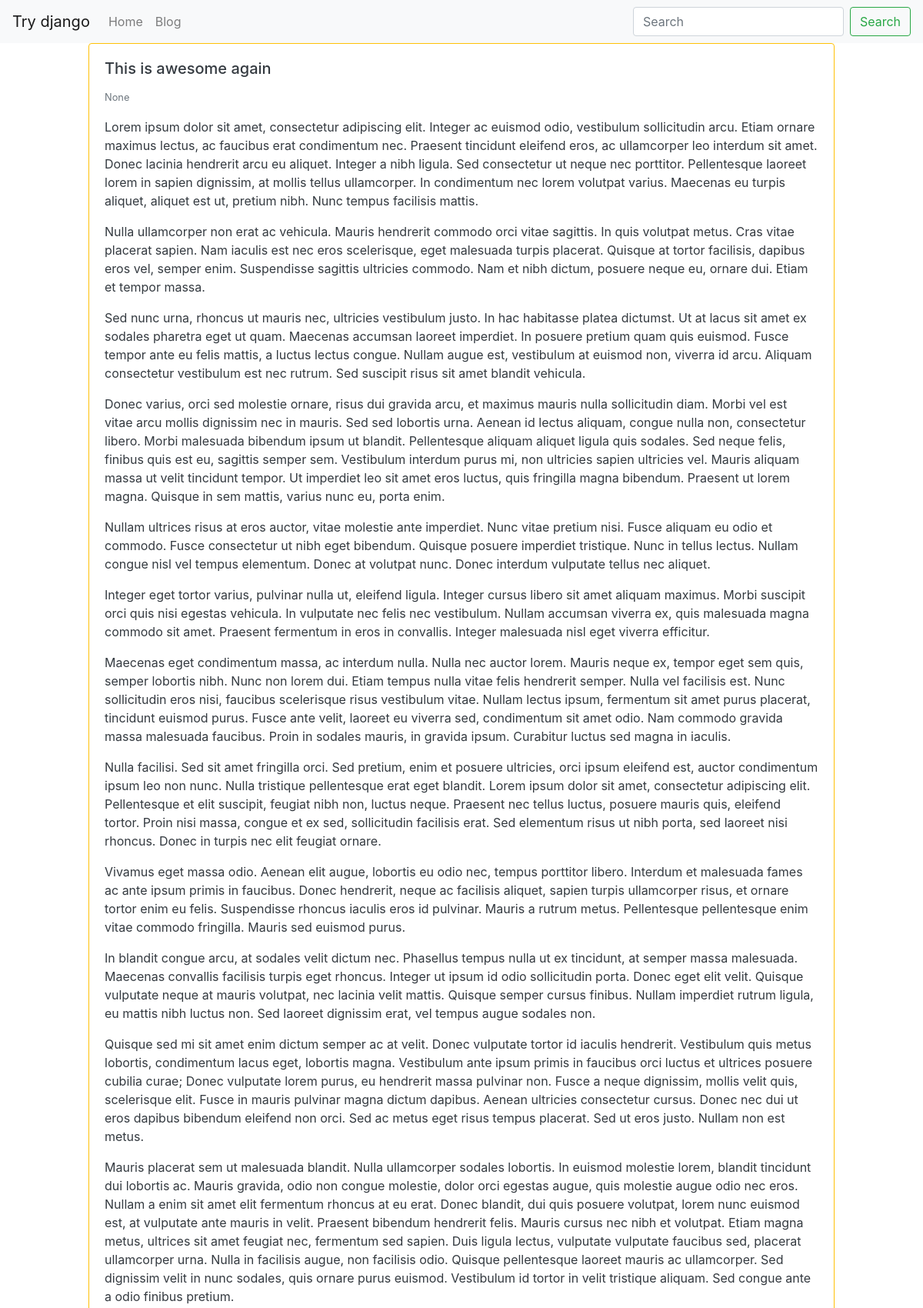
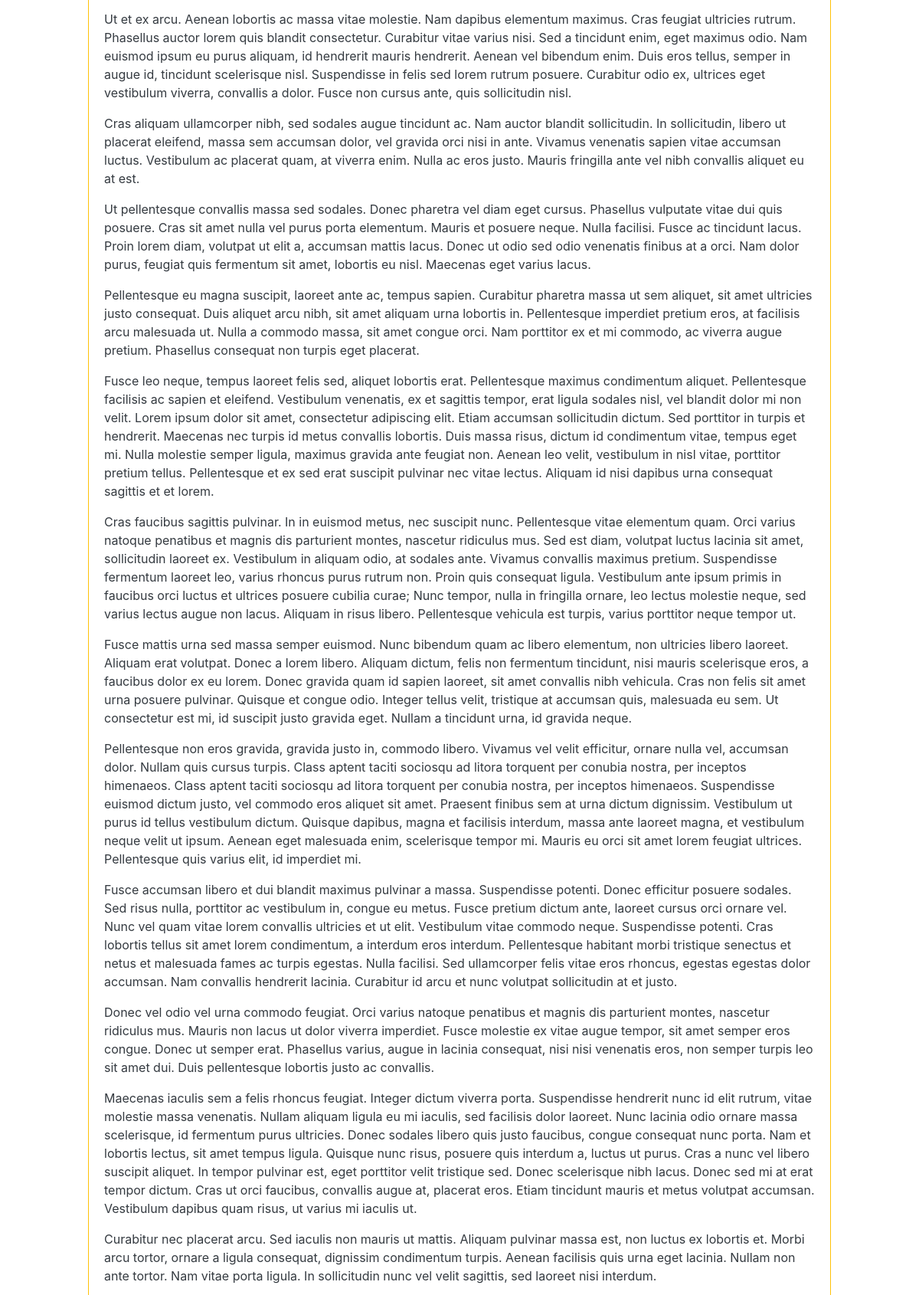
/blog/hello-world3/ (upper part), run on the app's committed database (2 pictures, top to bottom).
### blog/models.py (models this page shows, shortened)
class BlogPost(models.Model): #blogpost_set -> queryset
    user    = models.ForeignKey(User, default=1, null=True, on_delete=models.SET_NULL)
    image   = models.ImageField(upload_to='image/', blank=True, null=True )
    title   = models.CharField(max_length=120)
    slug    = models.SlugField(unique=True)
    content = models.TextField(null=True, blank=True)
    publish_date = models.DateTimeField(auto_now=False, auto_now_add=False, null=True, blank=True)
    timestamp = models.DateTimeField(auto_now_add=True)
    updated = models.DateTimeField(auto_now=True)
    objects = BlogPostManager()
    class Meta:
        ordering = ['-publish_date', '-updated', '-timestamp']

### blog/views.py (the view)
# urls.py: path('<str:slug>/', blog_post_detail_view),
def blog_post_detail_view(request, slug):
    obj = get_object_or_404(BlogPost, slug=slug)
    template_name = 'blog/detail.html'
    context ={"object": obj}
    return render(request, template_name, context)

### blog/models.py (called while the page is built)
    def get_queryset(self):
        return BlogPostQuerySet(self.model, using=self._db)

### blog/templates/blog/detail.html (shortened to what this page needs)
{% extends "base.html" %}
{% block content %}
    <div class='row'>
    {% include 'blog/list-inline.html' with blog_post=object detail=True %}
    </div>
{% endblock %}

### templates/base.html (shortened to what this page needs)
<!doctype html>
<html lang="en">
  <head>
    <link rel="stylesheet" href="https://stackpath.bootstrapcdn.com/bootstrap/4.3.1/css/bootstrap.min.css">
  </head>
  <body>
    {% include 'navbar.html' %}
    <div class='container-fluid'>
          {% block content %}
              {% endblock %}
    </div>
  </body>
</html>

### templates/navbar.html (shortened to what this page needs)
<nav class="navbar navbar-expand-lg navbar-light bg-light">
  <a class="navbar-brand" href="/">Try django</a>
  <div class="collapse navbar-collapse" id="navbarSupportedContent">
    <ul class="navbar-nav mr-auto">
      <li class="nav-item">
        <a class="nav-link" href="/">Home</a>
      </li>
      <li class="nav-item">
        <a class="nav-link" href="/blog">Blog</a>
      </li>
    </ul>
    <form class="form-inline my-2 my-lg-0" action='/search/'>
      <input class="form-control mr-sm-2" type="search" name='q' placeholder="Search" aria-label="Search">
      <button class="btn btn-outline-success my-2 my-sm-0" type="submit">Search</button>
    </form>
  </div>
</nav>

### blog/templates/blog/list-inline.html (shortened to what this page needs)
<div class='col-12 col-md-10 mb-3 mx-auto'>
<div class='card {% if not blog_post.publish_date %} border border-warning text-dark {% endif %}'>
  <div class='card-body'>
      <h5 class='card-title'>{{ blog_post.title }}</h5>
      <p class='card-text'>
          <small class='text-muted'>{{ blog_post.publish_date }}</small>
          {% if truncate %}
              {{ blog_post.content|linebreaks| truncatewords:30 }}
          {% else %}
              {{ blog_post.content|linebreaks }}
          {% endif %}
      </p>
    </div>
  </div>
  </div>

### data on the page
BlogPost: title "This is awesome again", publish_date "None", content "Lorem ipsum dolor sit amet, consectetur adipiscing elit. Integer ac euismod odio, vestibulum sollicitudin arcu. Etiam ornare maximus lectus, ac faucibus erat condimentum nec. Praesent tincidunt eleifend eros, ac ullamcorper leo interdum sit amet. Donec lacinia hendrerit arcu eu aliquet. Integer a nibh ligula. Sed consectetur ut neque nec porttitor. Pellentesque laoreet lorem in sapien dignissim, at mollis tellus ullamcorper. In condimentum nec lorem volutpat varius. Maecenas eu turpis aliquet, aliquet est ut, pretium nibh. Nunc tempus facilisis mattis. Nulla ullamcorper non erat ac vehicula. Mauris hendrerit commodo orci vitae sagittis. In quis volutpat metus. Cras vitae placerat sapien.…"
